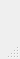
<?xml version="1.0" encoding="UTF-8"?>
<ui version="4.0">
 <class>MainWindow</class>
 <widget class="QMainWindow" name="MainWindow">
  <property name="geometry">
   <rect>
    <x>0</x>
    <y>0</y>
    <width>16</width>
    <height>59</height>
   </rect>
  </property>
  <property name="windowTitle">
   <string>MainWindow</string>
  </property>
  <widget class="QWidget" name="centralwidget">
   <widget class="QPushButton" name="pushButton">
    <property name="geometry">
     <rect>
      <x>20</x>
      <y>10</y>
      <width>131</width>
      <height>41</height>
     </rect>
    </property>
    <property name="text">
     <string>Cx de Mensagem</string>
    </property>
   </widget>
  </widget>
  <widget class="QMenuBar" name="menubar">
   <property name="geometry">
    <rect>
     <x>0</x>
     <y>0</y>
     <width>16</width>
     <height>22</height>
    </rect>
   </property>
  </widget>
  <widget class="QStatusBar" name="statusbar"/>
 </widget>
 <resources/>
 <connections/>
</ui>
